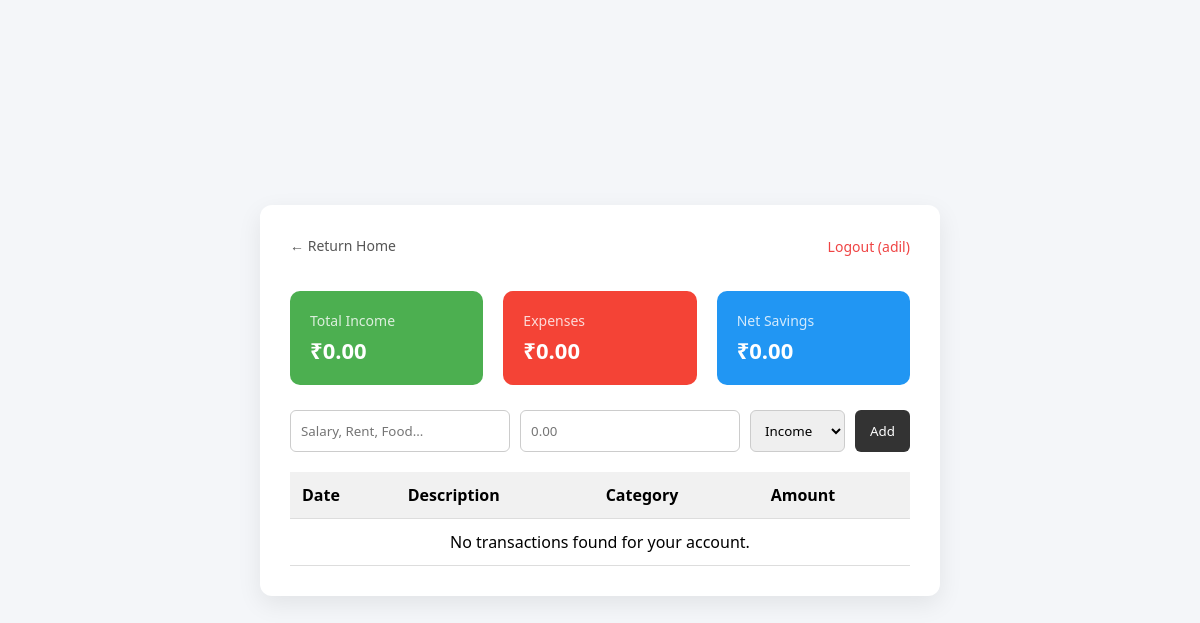
The app's page /finance/ (signed in), older data.
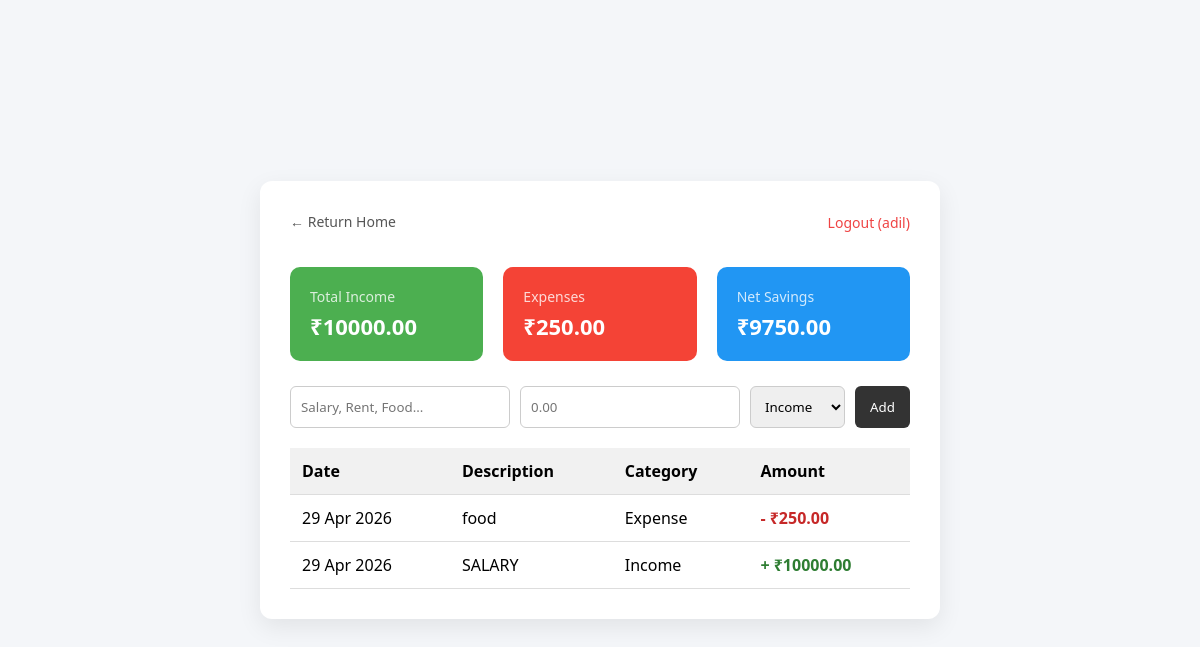
The same page, newer data.
### FTracker/models.py (models this page shows, shortened)
class Transaction(models.Model):
    CATEGORY_CHOICES = [
        ('Income', 'Income'),
        ('Expense', 'Expense'),
    ]
    user = models.ForeignKey(settings.AUTH_USER_MODEL, on_delete=models.CASCADE)
    description = models.CharField(max_length=255)
    amount = models.DecimalField(max_digits=10, decimal_places=2)
    category = models.CharField(max_length=10)
    date = models.DateTimeField(auto_now_add=True)

### FTracker/views.py (the view, shortened to what this page needs)
# urls.py: path('finance/', views.finance, name='finance'),
@login_required
def finance(request):
    transactions = Transaction.objects.filter(user=request.user).order_by('-date')
    income = Transaction.objects.filter(category='Income').aggregate(Sum('amount'))['amount__sum'] or 0
    expense = Transaction.objects.filter(category='Expense').aggregate(Sum('amount'))['amount__sum'] or 0
    savings = income - expense
    context = {
        'transactions': transactions,
        'income': income,
        'expense': expense,
        'savings': savings
    }
    return render(request, 'Finance.html', context)

### templates/Finance.html (shortened to what this page needs)
<!DOCTYPE html>
<html lang="en">
<head>
</head>
<body>
    <section id="main">
        <div class="dashboard-container">
            <div style="display: flex; justify-content: space-between; align-items: center; margin-bottom: 20px;">
                <a href="{% url 'index' %}" class="back-link">← Return Home</a>
                <form action="{% url 'logout' %}" method="post">
                    <button type="submit" class="logout-btn">Logout ({{ user.username }})</button>
                </form>
            </div>
            <div class="stats-row">
                <div class="stat-card income">
                    <span class="label">Total Income</span>
                    <span class="value">₹{{ income|floatformat:2 }}</span>
                </div>
                <div class="stat-card expense">
                    <span class="label">Expenses</span>
                    <span class="value">₹{{ expense|floatformat:2 }}</span>
                </div>
                <div class="stat-card savings">
                    <span class="label">Net Savings</span>
                    <span class="value">₹{{ savings|floatformat:2 }}</span>
                </div>
            </div>
            <form method="POST" class="dummy-form">
                <input type="text" name="description" placeholder="Salary, Rent, Food..." required>
                <input type="number" name="amount" step="0.01" placeholder="0.00" required>
                <select name="category">
                    <option value="Income">Income</option>
                </select>
                <button type="submit" class="btn-add" style="cursor: pointer;">Add</button>
            </form>
            <table>
                <thead>
                    <tr><th>Date</th><th>Description</th><th>Category</th><th>Amount</th></tr>
                </thead>
                <tbody>
                    {% for t in transactions %}
                    <tr>
                        <td>{{ t.date|date:"d M Y" }}</td>
                        <td>{{ t.description }}</td>
                        <td>{{ t.category }}</td>
                        <td class="{% if t.category == 'Income' %}amt-pos{% else %}amt-neg{% endif %}">
                            {% if t.category == 'Income' %}+{% else %}-{% endif %} ₹{{ t.amount }}
                        </td>
                    </tr>
                    {% empty %}
                    <tr><td colspan="4" style="text-align:center;">No transactions found for your account.</td></tr>
                    {% endfor %}
                </tbody>
            </table>
        </div>
    </section>
</body>
</html>

### templates/Finance.html (style rules this page uses)
* { margin: 0; padding: 0; box-sizing: border-box; font-family: 'Segoe UI', Arial, sans-serif; }
body { background: #f4f6f9; display: flex; justify-content: center; align-items: center; min-height: 100vh; padding: 20px; }
.dashboard-container { background: #fff; padding: 30px; width: 100%; max-width: 900px; border-radius: 12px; box-shadow: 0 8px 25px rgba(0,0,0,0.08); }
.back-link { text-decoration: none; color: #555; font-size: 14px; display: inline-block; margin-bottom: 15px; }
.logout-btn { background: none; border: none; color: #ef4444; font-size: 14px; cursor: pointer; padding: 0; margin-bottom: 15px; font-family: inherit; }
.stats-row { display: flex; gap: 20px; margin-bottom: 25px; }
.stat-card { flex: 1; padding: 20px; border-radius: 10px; color: #fff; display: flex; flex-direction: column; }
.stat-card .label { font-size: 14px; opacity: 0.8; }
.stat-card .value { font-size: 22px; font-weight: bold; margin-top: 5px; }
.income { background: #4caf50; }
.expense { background: #f44336; }
.savings { background: #2196f3; }
.dummy-form { display: flex; gap: 10px; margin-bottom: 20px; }
.dummy-form input, .dummy-form select { padding: 10px; border-radius: 6px; border: 1px solid #ccc; flex: 1; }
.btn-add { background: #333; color: #fff; border: none; padding: 10px 15px; border-radius: 6px; cursor: pointer; }
table { width: 100%; border-collapse: collapse; }
thead { background: #f1f1f1; }
th, td { padding: 12px; text-align: left; border-bottom: 1px solid #ddd; }
.amt-pos { color: #2e7d32; font-weight: bold; }
.amt-neg { color: #c62828; font-weight: bold; }

Row changes from the older to the newer data that the page shows:
added Transaction: date "29 Apr 2026", description "food", category "Expense", amount "250.00"
added Transaction: date "29 Apr 2026", description "SALARY", category "Income", amount "10000.00"
Text that changed along with them:
{{ income|floatformat:2 }}: "0.00" → "10000.00"
{{ expense|floatformat:2 }}: "0.00" → "250.00"
{{ savings|floatformat:2 }}: "0.00" → "9750.00"
text no longer shown: "No transactions found for your account."
